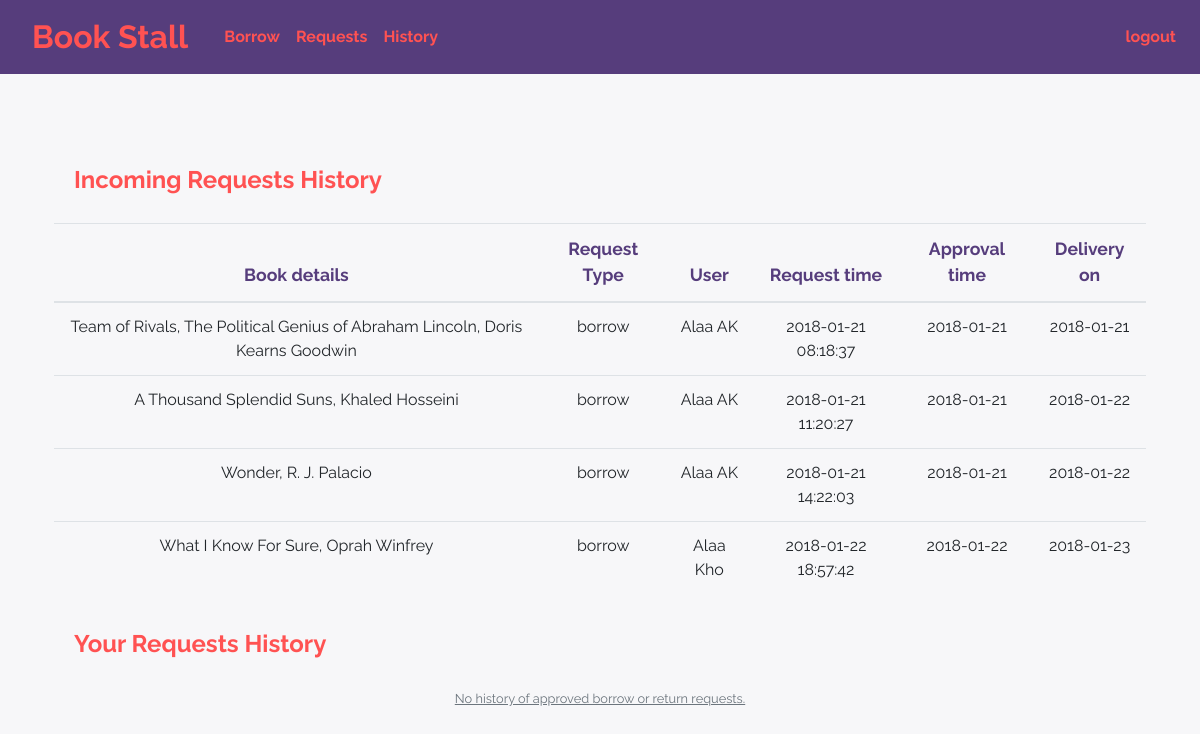
Screenshot of /history (signed in) with the database file from the repository.
### tables this page shows
CREATE TABLE 'requests' ('id' INTEGER PRIMARY KEY AUTOINCREMENT NOT NULL, 'book_id' INTEGER NOT NULL, 'owner_id' INTEGER NOT NULL, 'user_id' INTEGER NOT NULL, 'state' TEXT NOT NULL DEFAULT pending, 'time' TEXT NOT NULL DEFAULT CURRENT_TIMESTAMP, 'approval_time' TEXT, 'request_type' TEXT, 'delivery_date' TEXT);

CREATE TABLE 'books' ('id' INTEGER PRIMARY KEY AUTOINCREMENT NOT NULL, 'title' TEXT NOT NULL, 'subtitle' TEXT NOT NULL, 'authors' TEXT NOT NULL, 'publishedDate' TEXT NOT NULL, 'lendfor' INTEGER NOT NULL,'review' TEXT, 'notes' TEXT, state TEXT NOT NULL DEFAULT available);

CREATE TABLE 'users' ('id' INTEGER PRIMARY KEY AUTOINCREMENT NOT NULL, 'username' TEXT NOT NULL, 'email' TEXT NOT NULL, 'password' TEXT NOT NULL);

### application.py (the view)
@app.route("/history", methods=["GET"])
@login_required
def history():
    approved_reqs = db.execute("SELECT requests.request_type,  books.title, books.subtitle, books.authors, \
     users.username, requests.time, requests.approval_time, requests.delivery_date FROM requests JOIN books ON books.id=requests.book_id \
     JOIN users ON users.id=requests.user_id WHERE requests.state=:state AND  owner_id=:owner_id ", state='approved', owner_id=session["user_id"])
    your_reqs = db.execute("SELECT requests.request_type,  books.title, books.subtitle, books.authors,\
    users.username, requests.time, requests.approval_time, requests.delivery_date FROM requests JOIN books ON books.id=requests.book_id \
    JOIN users ON users.id=requests.owner_id WHERE requests.state=:state AND  user_id=:user_id", state='approved', user_id=session["user_id"])
    return render_template("History.html", approved_reqs=approved_reqs, your_reqs=your_reqs)

### application.py (called while the page is built)
@app.after_request
def after_request(response):
    response.headers["Cache-Control"] = "no-cache, no-store, must-revalidate"
    response.headers["Expires"] = 0
    response.headers["Pragma"] = "no-cache"
    return response

### helpers.py (called while the page is built)
def login_required(f):
    @wraps(f)
    def decorated_function(*args, **kwargs):
        if session.get("user_id") is None:
            return redirect("/login")
        return f(*args, **kwargs)
    return decorated_function

### templates/History.html (shortened to what this page needs)
{% extends "layout.html" %}
{%block main%}
<div>
  <h4 for="Inrequests_history" class="control-label text-left" ><strong>Incoming Requests History</strong></h4>
  {%if approved_reqs%}
  <table class="table table-responsive" id="Inrequests_history">
    <thead>
      <th>Book details</th>
      <th>Request Type</th>
      <th>User</th>
      <th>Request time</th>
      <th>Approval time</th>
      <th>Delivery on</th>
    </thead>
    <tbody>
      {%for row in approved_reqs%}
        <tr>
          <td>{{row['title']}}, {%if row['subtitle']%}{{row['subtitle']}},{%endif%}  {{row['authors']}}</td>
        {%for key in row%}
        {%if key != 'title' and key != 'subtitle' and key != 'authors'%}
          <td>
          {{row.get(key)}}
        </td>
        {%endif%}
        {%endfor%}
      </tr>
      {%endfor%}
    </tbody>
</table>
{%else%}
<small class="text-muted "><u>No history of approved incoming borrow or return requests.</u></small></div>
{%endif%}
</div>
<div>
  <h4 for="your_requests_history" class="control-label text-left" ><strong>Your Requests History</strong></h4>
  {%if your_reqs%}
  <table class="table table-responsive" id="your_requests_history">
    <thead>
      <th>Book details</th>
      <th>Request Type</th>
      <th>Owner</th>
      <th>Request time</th>
      <th>Approval time</th>
      <th>Delivery on</th>
    </thead>
      <tbody>
        {%for row in your_reqs%}
        <tr>
          <td>
            {{row['title']}}, {%if row['subtitle']%}{{row['subtitle']}},{%endif%}  {{row['authors']}}
          </td>
          {%for key in row%}
          {%if key != 'title' and key != 'subtitle' and key != 'authors'%}
            <td>{{row.get(key)}}</td>
            {%endif%}
          {%endfor%}
        </tr>
        {%endfor%}
    </tbody>
</table>
{%else%}
<small class="text-muted "><u>No history of approved borrow or return requests.</u></small></div>
{%endif%}
{%endblock%}

### static/styles.css (style rules this page uses)
html, body { font-family: 'Raleway', sans-serif; background-color: #F7F7F9; }
h4 { padding: 20px; font-weight: solid; color: rgb(255, 82, 82); }
table > thead> tr > th { font-size: 1.1rem; font-weight: bolder; color: #563d7c; }
table { border-color: #563d7c; max-height: 30rem; overflow-y: scroll; }

### rows the page displays
requests: title "Team of Rivals", subtitle "The Political Genius of Abraham Lincoln", authors "Doris Kearns Goodwin", get "borrow" "Alaa AK" "2018-01-21 08:18:37" "2018-01-21" "2018-01-21"
requests: title "A Thousand Splendid Suns", authors "Khaled Hosseini", get "borrow" "Alaa AK" "2018-01-21 11:20:27" "2018-01-21" "2018-01-22"
requests: title "Wonder", authors "R. J. Palacio", get "borrow" "Alaa AK" "2018-01-21 14:22:03" "2018-01-21" "2018-01-22"
requests: title "What I Know For Sure", authors "Oprah Winfrey", get "borrow" "Alaa Kho" "2018-01-22 18:57:42" "2018-01-22" "2018-01-23"
